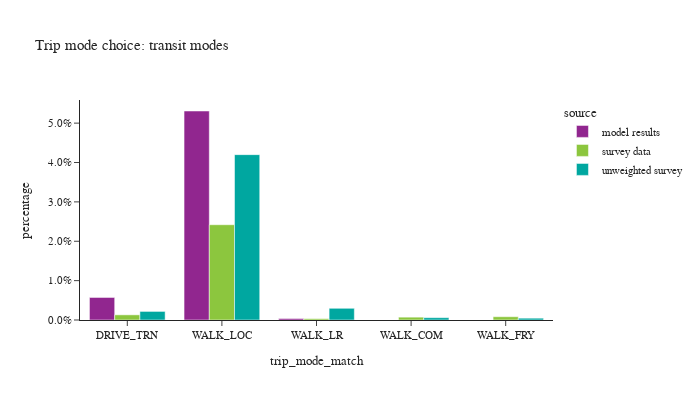

Notebook code cell kept with this figure:
### Code cell
# show only transit modes
df_plot = trip_data.groupby(['source','trip_mode_match'])['trip_weight'].sum().reset_index()
df_plot['percentage'] = df_plot.groupby(['source'], group_keys=False)['trip_weight']. \
    apply(lambda x: x / float(x.sum()))

fig = px.bar(df_plot.loc[df_plot['trip_mode_match'].isin(transit_modes)], x="trip_mode_match", y="percentage", color="source",barmode="group",
             title="Trip mode choice: transit modes")
fig.for_each_annotation(lambda a: a.update(text = a.text.split("=")[-1]))
fig.update_layout(height=400, width=700, yaxis=dict(tickformat=".1%"))
fig.show()

### Figure 1 — Plotly figure (JSON) as saved in the notebook; plotly's stock layout.template omitted (floating-point values rounded to 4 significant figures)
{"data": [{"alignmentgroup": "True", "hovertemplate": "source=model results<br>trip_mode_match=%{x}<br>percentage=%{y}<extra></extra>", "legendgroup": "model results", "marker": {"color": "#91268F", "pattern": {"shape": ""}}, "name": "model results", "offsetgroup": "model results", "orientation": "v", "showlegend": true, "textposition": "auto", "type": "bar", "x": ["DRIVE_TRN", "WALK_LOC", "WALK_LR"], "xaxis": "x", "y": [0.005725, 0.05308, 0.0003803], "yaxis": "y"}, {"alignmentgroup": "True", "hovertemplate": "source=survey data<br>trip_mode_match=%{x}<br>percentage=%{y}<extra></extra>", "legendgroup": "survey data", "marker": {"color": "#8CC63E", "pattern": {"shape": ""}}, "name": "survey data", "offsetgroup": "survey data", "orientation": "v", "showlegend": true, "textposition": "auto", "type": "bar", "x": ["DRIVE_TRN", "WALK_COM", "WALK_FRY", "WALK_LOC", "WALK_LR"], "xaxis": "x", "y": [0.00131, 0.0007214, 0.000833, 0.02419, 0.0003375], "yaxis": "y"}, {"alignmentgroup": "True", "hovertemplate": "source=unweighted survey<br>trip_mode_match=%{x}<br>percentage=%{y}<extra></extra>", "legendgroup": "unweighted survey", "marker": {"color": "#00A7A0", "pattern": {"shape": ""}}, "name": "unweighted survey", "offsetgroup": "unweighted survey", "orientation": "v", "showlegend": true, "textposition": "auto", "type": "bar", "x": ["DRIVE_TRN", "WALK_COM", "WALK_FRY", "WALK_LOC", "WALK_LR"], "xaxis": "x", "y": [0.002179, 0.0005897, 0.0004615, 0.042, 0.002974], "yaxis": "y"}], "layout": {"barmode": "group", "height": 400, "legend": {"title": {"text": "source"}, "tracegroupgap": 0}, "title": {"text": "Trip mode choice: transit modes"}, "width": 700, "xaxis": {"anchor": "y", "domain": [0, 1], "title": {"text": "trip_mode_match"}}, "yaxis": {"anchor": "x", "domain": [0, 1], "tickformat": ".1%", "title": {"text": "percentage"}}}}
